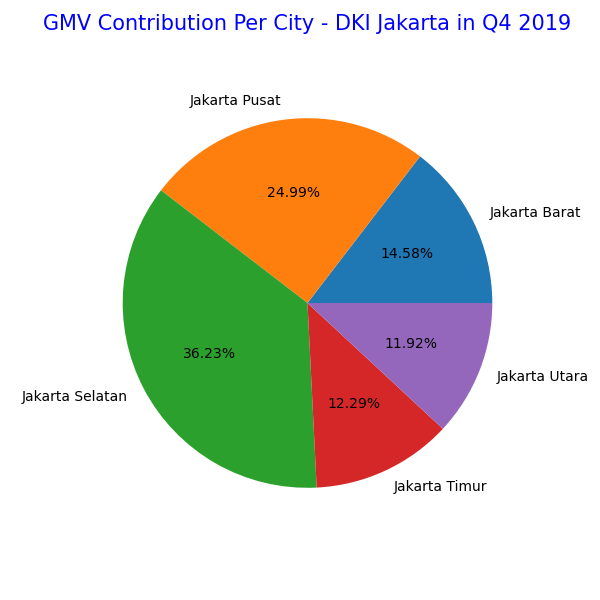

Here is the Python script that generated this plot:
import datetime
import pandas as pd
import matplotlib.pyplot as plt
dataset = pd.read_csv('https://storage.googleapis.com/dqlab-dataset/retail_raw_reduced.csv')
dataset['order_month'] = dataset['order_date'].apply(lambda x: datetime.datetime.strptime(x, "%Y-%m-%d").strftime('%Y-%m'))
dataset['gmv'] = dataset['item_price']*dataset['quantity']
dataset_dki_q4 = dataset[(dataset['province']=='DKI Jakarta') & (dataset['order_month'] >= '2019-10')]

gmv_per_city_dki_q4 = dataset_dki_q4.groupby('city')['gmv'].sum().reset_index()
plt.figure(figsize=(6,6))
plt.pie(gmv_per_city_dki_q4['gmv'], labels = gmv_per_city_dki_q4['city'], autopct='%1.2f%%')
plt.title('GMV Contribution Per City - DKI Jakarta in Q4 2019', loc='center', pad=30, fontsize=15, color='blue')
plt.show()
